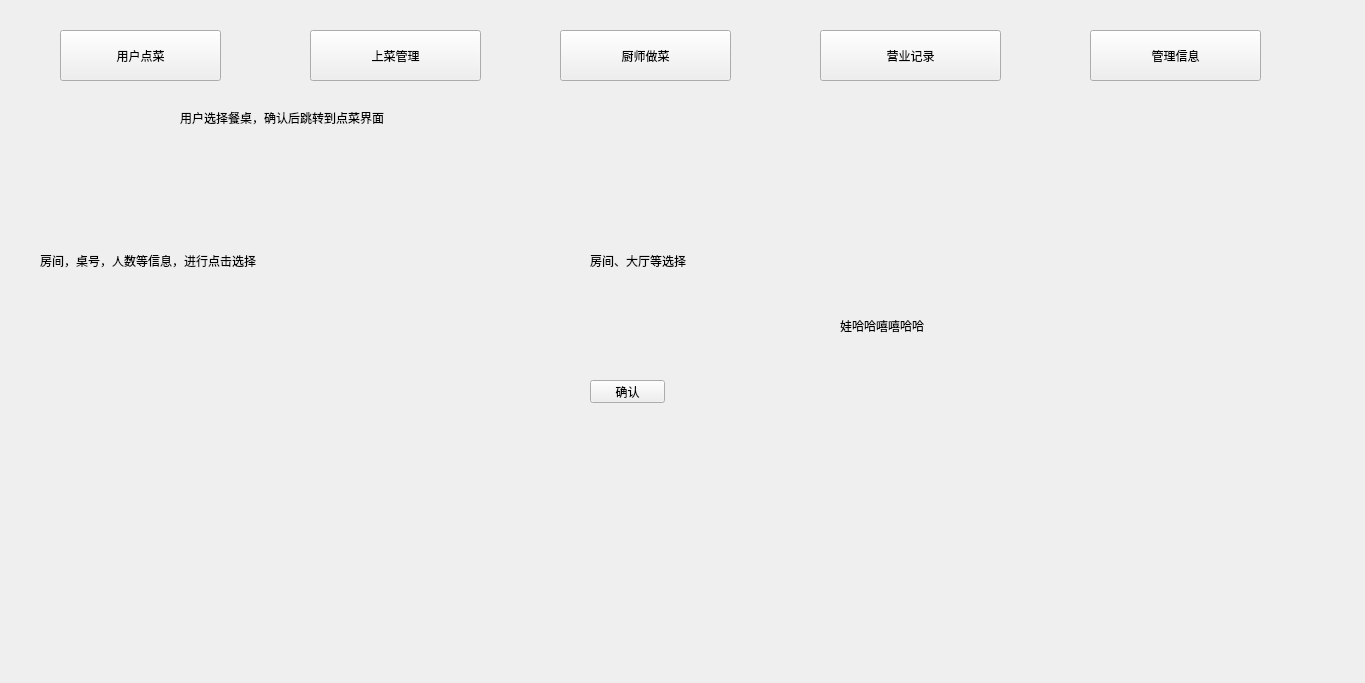
<?xml version="1.0" encoding="UTF-8"?>
<ui version="4.0">
 <class>restaurant</class>
 <widget class="QWidget" name="restaurant">
  <property name="geometry">
   <rect>
    <x>0</x>
    <y>0</y>
    <width>1365</width>
    <height>683</height>
   </rect>
  </property>
  <property name="windowTitle">
   <string>restaurant</string>
  </property>
  <widget class="QStackedWidget" name="mainstack">
   <property name="geometry">
    <rect>
     <x>10</x>
     <y>10</y>
     <width>1341</width>
     <height>661</height>
    </rect>
   </property>
   <property name="currentIndex">
    <number>0</number>
   </property>
   <widget class="QWidget" name="mainwindow">
    <widget class="QPushButton" name="customerorderBtn">
     <property name="geometry">
      <rect>
       <x>50</x>
       <y>20</y>
       <width>161</width>
       <height>51</height>
      </rect>
     </property>
     <property name="text">
      <string>用户点菜</string>
     </property>
    </widget>
    <widget class="QPushButton" name="serverBtn">
     <property name="geometry">
      <rect>
       <x>300</x>
       <y>20</y>
       <width>171</width>
       <height>51</height>
      </rect>
     </property>
     <property name="text">
      <string>上菜管理</string>
     </property>
    </widget>
    <widget class="QPushButton" name="chefworkBtn">
     <property name="geometry">
      <rect>
       <x>550</x>
       <y>20</y>
       <width>171</width>
       <height>51</height>
      </rect>
     </property>
     <property name="text">
      <string>厨师做菜</string>
     </property>
    </widget>
    <widget class="QStackedWidget" name="deputywindow">
     <property name="geometry">
      <rect>
       <x>10</x>
       <y>80</y>
       <width>1311</width>
       <height>571</height>
      </rect>
     </property>
     <property name="currentIndex">
      <number>0</number>
     </property>
     <widget class="QWidget" name="orderdeskwindow">
      <widget class="QLabel" name="label">
       <property name="geometry">
        <rect>
         <x>160</x>
         <y>20</y>
         <width>281</width>
         <height>16</height>
        </rect>
       </property>
       <property name="text">
        <string>用户选择餐桌，确认后跳转到点菜界面</string>
       </property>
      </widget>
      <widget class="QLabel" name="label_5">
       <property name="geometry">
        <rect>
         <x>20</x>
         <y>60</y>
         <width>521</width>
         <height>221</height>
        </rect>
       </property>
       <property name="text">
        <string>房间，桌号，人数等信息，进行点击选择</string>
       </property>
      </widget>
      <widget class="QLabel" name="label_6">
       <property name="geometry">
        <rect>
         <x>570</x>
         <y>70</y>
         <width>101</width>
         <height>201</height>
        </rect>
       </property>
       <property name="text">
        <string>房间、大厅等选择</string>
       </property>
      </widget>
      <widget class="QPushButton" name="pushButton_5">
       <property name="geometry">
        <rect>
         <x>570</x>
         <y>290</y>
         <width>75</width>
         <height>23</height>
        </rect>
       </property>
       <property name="text">
        <string>确认</string>
       </property>
      </widget>
      <widget class="QLabel" name="label_29">
       <property name="geometry">
        <rect>
         <x>820</x>
         <y>210</y>
         <width>171</width>
         <height>51</height>
        </rect>
       </property>
       <property name="text">
        <string>娃哈哈嘻嘻哈哈</string>
       </property>
      </widget>
     </widget>
     <widget class="QWidget" name="orderdishwindoww">
      <widget class="QLabel" name="label_2">
       <property name="geometry">
        <rect>
         <x>170</x>
         <y>10</y>
         <width>251</width>
         <height>20</height>
        </rect>
       </property>
       <property name="text">
        <string>用户进行点菜，选择菜，并列出已选菜</string>
       </property>
      </widget>
      <widget class="QLabel" name="label_7">
       <property name="geometry">
        <rect>
         <x>40</x>
         <y>50</y>
         <width>401</width>
         <height>261</height>
        </rect>
       </property>
       <property name="text">
        <string>列出菜的信息</string>
       </property>
      </widget>
      <widget class="QLabel" name="label_8">
       <property name="geometry">
        <rect>
         <x>480</x>
         <y>50</y>
         <width>161</width>
         <height>241</height>
        </rect>
       </property>
       <property name="text">
        <string>列出用户已点的菜</string>
       </property>
      </widget>
      <widget class="QPushButton" name="pushButton_6">
       <property name="geometry">
        <rect>
         <x>530</x>
         <y>430</y>
         <width>151</width>
         <height>61</height>
        </rect>
       </property>
       <property name="text">
        <string>确定</string>
       </property>
      </widget>
     </widget>
     <widget class="QWidget" name="serverwindow">
      <widget class="QLabel" name="label_3">
       <property name="geometry">
        <rect>
         <x>160</x>
         <y>20</y>
         <width>361</width>
         <height>20</height>
        </rect>
       </property>
       <property name="text">
        <string>列出服务员和对应桌子号，服务员对相应桌号的菜单进行管理</string>
       </property>
      </widget>
      <widget class="QLabel" name="label_9">
       <property name="geometry">
        <rect>
         <x>30</x>
         <y>50</y>
         <width>121</width>
         <height>271</height>
        </rect>
       </property>
       <property name="text">
        <string>列出服务员及对应桌号</string>
       </property>
      </widget>
      <widget class="QLabel" name="label_10">
       <property name="geometry">
        <rect>
         <x>210</x>
         <y>60</y>
         <width>461</width>
         <height>221</height>
        </rect>
       </property>
       <property name="text">
        <string>列出相应的菜单及菜的状态</string>
       </property>
      </widget>
      <widget class="QPushButton" name="pushButton_7">
       <property name="geometry">
        <rect>
         <x>220</x>
         <y>450</y>
         <width>151</width>
         <height>61</height>
        </rect>
       </property>
       <property name="text">
        <string>加菜</string>
       </property>
      </widget>
      <widget class="QPushButton" name="pushButton_8">
       <property name="geometry">
        <rect>
         <x>480</x>
         <y>440</y>
         <width>151</width>
         <height>61</height>
        </rect>
       </property>
       <property name="text">
        <string>结账</string>
       </property>
      </widget>
     </widget>
     <widget class="QWidget" name="chefwindow">
      <widget class="QLabel" name="label_4">
       <property name="geometry">
        <rect>
         <x>120</x>
         <y>10</y>
         <width>371</width>
         <height>20</height>
        </rect>
       </property>
       <property name="text">
        <string>列出厨师，显示厨师对应菜单，厨师可以对菜单进行操作</string>
       </property>
      </widget>
      <widget class="QLabel" name="label_11">
       <property name="geometry">
        <rect>
         <x>40</x>
         <y>50</y>
         <width>101</width>
         <height>271</height>
        </rect>
       </property>
       <property name="text">
        <string>列出厨师号和名字</string>
       </property>
      </widget>
      <widget class="QLabel" name="label_12">
       <property name="geometry">
        <rect>
         <x>190</x>
         <y>50</y>
         <width>471</width>
         <height>261</height>
        </rect>
       </property>
       <property name="text">
        <string>列出厨师对应的菜单及菜的情况，并可以进行操作</string>
       </property>
      </widget>
     </widget>
     <widget class="QWidget" name="recordwindow">
      <widget class="QLabel" name="label_13">
       <property name="geometry">
        <rect>
         <x>240</x>
         <y>120</y>
         <width>161</width>
         <height>20</height>
        </rect>
       </property>
       <property name="text">
        <string>列出营业历史记录</string>
       </property>
      </widget>
     </widget>
     <widget class="QWidget" name="inforwindow">
      <widget class="QPushButton" name="waiterBtn">
       <property name="geometry">
        <rect>
         <x>20</x>
         <y>40</y>
         <width>141</width>
         <height>51</height>
        </rect>
       </property>
       <property name="text">
        <string>服务员信息</string>
       </property>
      </widget>
      <widget class="QPushButton" name="chefBtn">
       <property name="geometry">
        <rect>
         <x>20</x>
         <y>150</y>
         <width>141</width>
         <height>51</height>
        </rect>
       </property>
       <property name="text">
        <string>厨师信息</string>
       </property>
      </widget>
      <widget class="QPushButton" name="deskBtn">
       <property name="geometry">
        <rect>
         <x>20</x>
         <y>270</y>
         <width>141</width>
         <height>51</height>
        </rect>
       </property>
       <property name="text">
        <string>餐桌信息</string>
       </property>
      </widget>
      <widget class="QPushButton" name="roomBtn">
       <property name="geometry">
        <rect>
         <x>20</x>
         <y>390</y>
         <width>141</width>
         <height>51</height>
        </rect>
       </property>
       <property name="text">
        <string>房间信息</string>
       </property>
      </widget>
      <widget class="QPushButton" name="menuBtn">
       <property name="geometry">
        <rect>
         <x>20</x>
         <y>500</y>
         <width>141</width>
         <height>51</height>
        </rect>
       </property>
       <property name="text">
        <string>菜单信息</string>
       </property>
      </widget>
      <widget class="QStackedWidget" name="inforstack">
       <property name="geometry">
        <rect>
         <x>190</x>
         <y>30</y>
         <width>1091</width>
         <height>521</height>
        </rect>
       </property>
       <property name="currentIndex">
        <number>14</number>
       </property>
       <widget class="QWidget" name="waiterinfor">
        <widget class="QLabel" name="label_14">
         <property name="geometry">
          <rect>
           <x>60</x>
           <y>30</y>
           <width>241</width>
           <height>351</height>
          </rect>
         </property>
         <property name="text">
          <string>列出服务员姓名，编号，可选择</string>
         </property>
        </widget>
        <widget class="QLabel" name="label_15">
         <property name="geometry">
          <rect>
           <x>420</x>
           <y>50</y>
           <width>441</width>
           <height>251</height>
          </rect>
         </property>
         <property name="text">
          <string>相应服务员的信息</string>
         </property>
        </widget>
       </widget>
       <widget class="QWidget" name="changewaiter">
        <widget class="QLabel" name="label_16">
         <property name="geometry">
          <rect>
           <x>190</x>
           <y>150</y>
           <width>141</width>
           <height>16</height>
          </rect>
         </property>
         <property name="text">
          <string>修改服务员信息</string>
         </property>
        </widget>
       </widget>
       <widget class="QWidget" name="addwaiter"/>
       <widget class="QWidget" name="chefinfor">
        <widget class="QLabel" name="label_17">
         <property name="geometry">
          <rect>
           <x>10</x>
           <y>10</y>
           <width>181</width>
           <height>281</height>
          </rect>
         </property>
         <property name="text">
          <string>列出厨师姓名，编号，可选择</string>
         </property>
        </widget>
        <widget class="QLabel" name="label_18">
         <property name="geometry">
          <rect>
           <x>320</x>
           <y>50</y>
           <width>331</width>
           <height>191</height>
          </rect>
         </property>
         <property name="text">
          <string>相应厨师的信息</string>
         </property>
        </widget>
       </widget>
       <widget class="QWidget" name="changechef">
        <widget class="QLabel" name="label_19">
         <property name="geometry">
          <rect>
           <x>270</x>
           <y>150</y>
           <width>141</width>
           <height>16</height>
          </rect>
         </property>
         <property name="text">
          <string>修改厨师信息</string>
         </property>
        </widget>
       </widget>
       <widget class="QWidget" name="addchef"/>
       <widget class="QWidget" name="deskinfor">
        <widget class="QLabel" name="label_20">
         <property name="geometry">
          <rect>
           <x>20</x>
           <y>20</y>
           <width>181</width>
           <height>281</height>
          </rect>
         </property>
         <property name="text">
          <string>列出餐桌编号，可选择</string>
         </property>
        </widget>
        <widget class="QLabel" name="label_21">
         <property name="geometry">
          <rect>
           <x>230</x>
           <y>30</y>
           <width>331</width>
           <height>191</height>
          </rect>
         </property>
         <property name="text">
          <string>相应餐桌的信息</string>
         </property>
        </widget>
       </widget>
       <widget class="QWidget" name="changedesk">
        <widget class="QLabel" name="label_22">
         <property name="geometry">
          <rect>
           <x>270</x>
           <y>160</y>
           <width>141</width>
           <height>16</height>
          </rect>
         </property>
         <property name="text">
          <string>修改餐桌信息</string>
         </property>
        </widget>
       </widget>
       <widget class="QWidget" name="adddesk"/>
       <widget class="QWidget" name="roominfor">
        <widget class="QLabel" name="label_23">
         <property name="geometry">
          <rect>
           <x>20</x>
           <y>20</y>
           <width>181</width>
           <height>281</height>
          </rect>
         </property>
         <property name="text">
          <string>列出房间编号，可选择</string>
         </property>
        </widget>
        <widget class="QLabel" name="label_24">
         <property name="geometry">
          <rect>
           <x>390</x>
           <y>60</y>
           <width>331</width>
           <height>191</height>
          </rect>
         </property>
         <property name="text">
          <string>相应房间的信息</string>
         </property>
        </widget>
       </widget>
       <widget class="QWidget" name="changeroom">
        <widget class="QLabel" name="label_25">
         <property name="geometry">
          <rect>
           <x>220</x>
           <y>150</y>
           <width>141</width>
           <height>16</height>
          </rect>
         </property>
         <property name="text">
          <string>修改房间信息</string>
         </property>
        </widget>
       </widget>
       <widget class="QWidget" name="addroom"/>
       <widget class="QWidget" name="menuinfor">
        <widget class="QLabel" name="label_26">
         <property name="geometry">
          <rect>
           <x>20</x>
           <y>20</y>
           <width>181</width>
           <height>281</height>
          </rect>
         </property>
         <property name="text">
          <string>列出菜名和编号，可选择</string>
         </property>
        </widget>
        <widget class="QLabel" name="label_27">
         <property name="geometry">
          <rect>
           <x>240</x>
           <y>40</y>
           <width>331</width>
           <height>191</height>
          </rect>
         </property>
         <property name="text">
          <string>相应菜的信息</string>
         </property>
        </widget>
       </widget>
       <widget class="QWidget" name="changemenu">
        <widget class="QLabel" name="label_28">
         <property name="geometry">
          <rect>
           <x>240</x>
           <y>170</y>
           <width>141</width>
           <height>16</height>
          </rect>
         </property>
         <property name="text">
          <string>修改菜的信息</string>
         </property>
        </widget>
       </widget>
       <widget class="QWidget" name="addmenu"/>
      </widget>
     </widget>
    </widget>
    <widget class="QPushButton" name="recordBtn">
     <property name="geometry">
      <rect>
       <x>810</x>
       <y>20</y>
       <width>181</width>
       <height>51</height>
      </rect>
     </property>
     <property name="text">
      <string>营业记录</string>
     </property>
    </widget>
    <widget class="QPushButton" name="manageInfoBtn">
     <property name="geometry">
      <rect>
       <x>1080</x>
       <y>20</y>
       <width>171</width>
       <height>51</height>
      </rect>
     </property>
     <property name="text">
      <string>管理信息</string>
     </property>
    </widget>
   </widget>
  </widget>
 </widget>
 <layoutdefault spacing="6" margin="11"/>
 <resources/>
 <connections/>
</ui>
